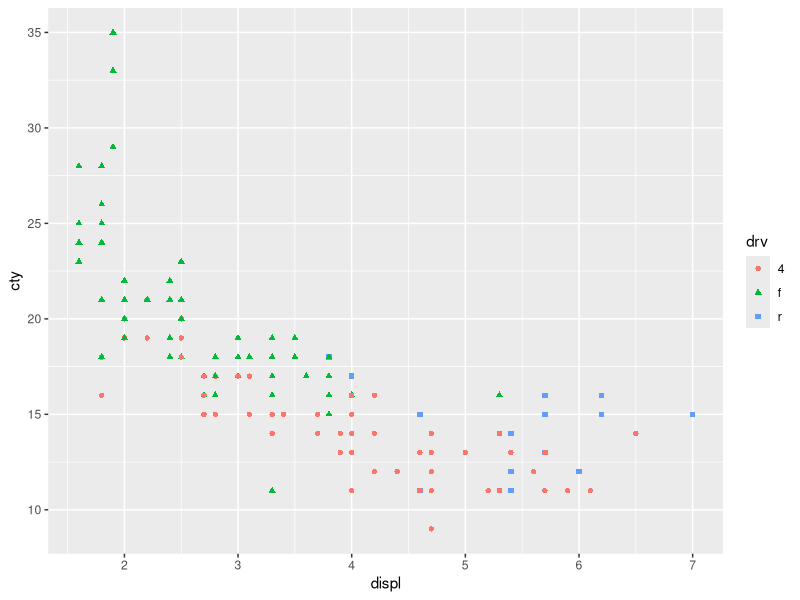
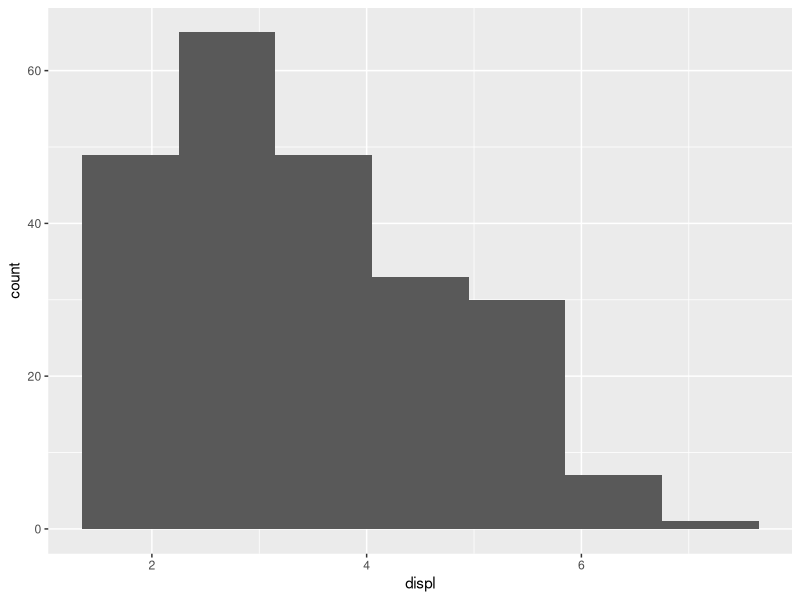

The R source for these figures, in order:
## ---- chunk 1
library(tidyverse)
## ---- chunk 2
ggplot(mpg, aes(x = displ, y=cty, col = drv, shape = drv)) + 
  geom_point()
## ---- chunk 3
ggplot(mpg, aes(displ)) +
  geom_histogram(bins = 7)
